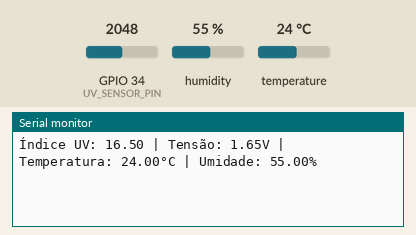
A sketch run on a simulated ESP32. Parts: the last lines printed to the serial monitor. The test bench sets the inputs (shaded band); at power-on: humidity 55 %, GPIO 34 (UV_SENSOR_PIN) = 2048, temperature 24 °C.

Above: at 3.2 s.
3.3 s: humidity set to 22 %
At 5.3 s:
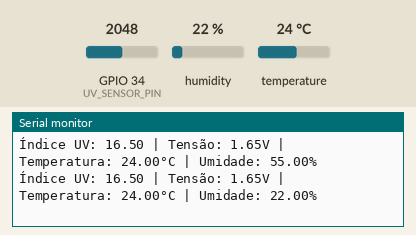
6.0 s: GPIO 34 (UV_SENSOR_PIN) set to 2866
At 6.5 s:
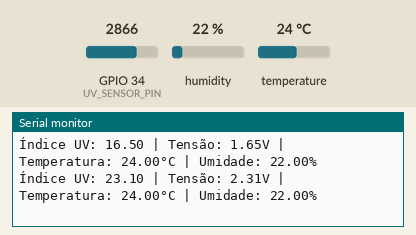
8.7 s: temperature set to 12 °C
At 11.1 s:
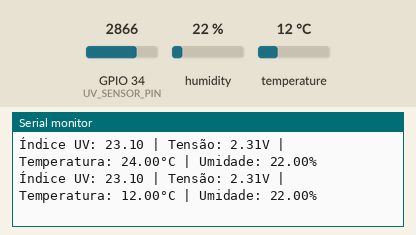
11.4 s: GPIO 34 (UV_SENSOR_PIN) set to 3603
At 12.6 s:
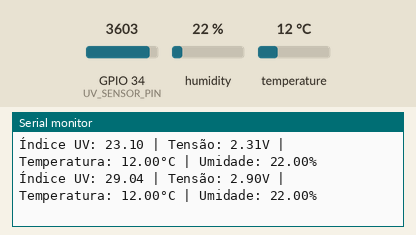
14.1 s: humidity set to 40 %
At 15.0 s:
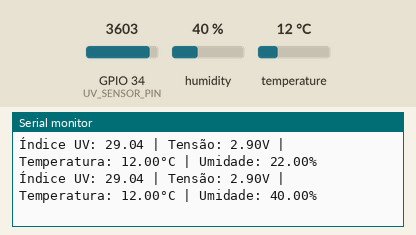
Timing chart, 0 to 17.1 s (numbered marks = the images above; inputs shaded):
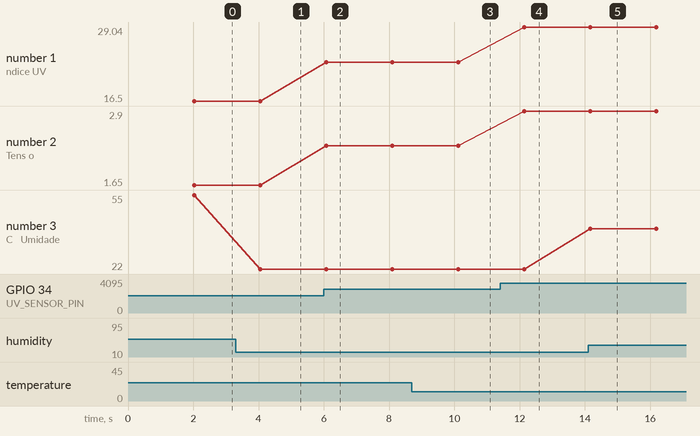

Measured:
- after the input at 3.3 s, the serial monitor: prints a new line after 0.75 s (image 1)
- after the input at 6.0 s, the serial monitor: prints a new line after 0.07 s (image 2)
- after the input at 8.7 s, the serial monitor: prints a new line after 1.4 s (image 3)
- after the input at 11.4 s, the serial monitor: prints a new line after 0.75 s (image 4)
- after the input at 14.1 s, the serial monitor: prints a new line after 0.07 s (image 5)
- plotted number 1: 16.5 → 23.1 after the input at 6.0 s, 23.1 → 29.04 after the input at 11.4 s
- plotted number 2: 1.65 → 2.31 after the input at 6.0 s, 2.31 → 2.9 after the input at 11.4 s
- plotted number 3: 55 → 22 after the input at 3.3 s, 22 → 40 after the input at 14.1 s

The sketch:

algortimo_base_sensores.ino
```cpp
#include <DHT.h>

// Definição dos pinos
#define UV_SENSOR_PIN 34  // Pino analógico do sensor UV GUVA-S12SD
#define DHT_PIN 4         // Pino digital do sensor DHT11
#define DHT_TYPE DHT11    // Tipo de sensor (DHT11)

// Criação dos objetos
DHT dht(DHT_PIN, DHT_TYPE);  // Inicializa o sensor DHT11

void setup() {
  // Inicializa a comunicação serial
  Serial.begin(115200);

  // Inicializa o sensor DHT11
  dht.begin();

  // Aguarda um tempo para estabilização
  delay(2000);
}

void loop() {
  // Leitura do sensor UV (valor analógico)
  int sensorValue = analogRead(UV_SENSOR_PIN);
  float voltage = (sensorValue / 4095.0) * 3.3;  // Converte para tensão (0 a 3.3V)
  float uvIndex = voltage * 10.0;  // Exemplo de conversão para índice UV (ajustar conforme necessário)

  // Leitura do sensor DHT11 (temperatura e umidade)
  float temperature = dht.readTemperature();  // Temperatura em Celsius
  float humidity = dht.readHumidity();        // Umidade relativa em %

  // Verifica se as leituras do DHT11 foram bem-sucedidas
  if (isnan(temperature) || isnan(humidity)) {
    Serial.println("Falha na leitura do sensor DHT11!");
  } else {
    // Exibe os resultados no monitor serial
    Serial.print("Índice UV: ");
    Serial.print(uvIndex);
    Serial.print(" | Tensão: ");
    Serial.print(voltage);
    Serial.print("V");
    Serial.print(" | Temperatura: ");
    Serial.print(temperature);
    Serial.print("°C");
    Serial.print(" | Umidade: ");
    Serial.print(humidity);
    Serial.println("%");
  }

  // Aguarda 2 segundos antes de fazer nova leitura
  delay(2000);
}
```
